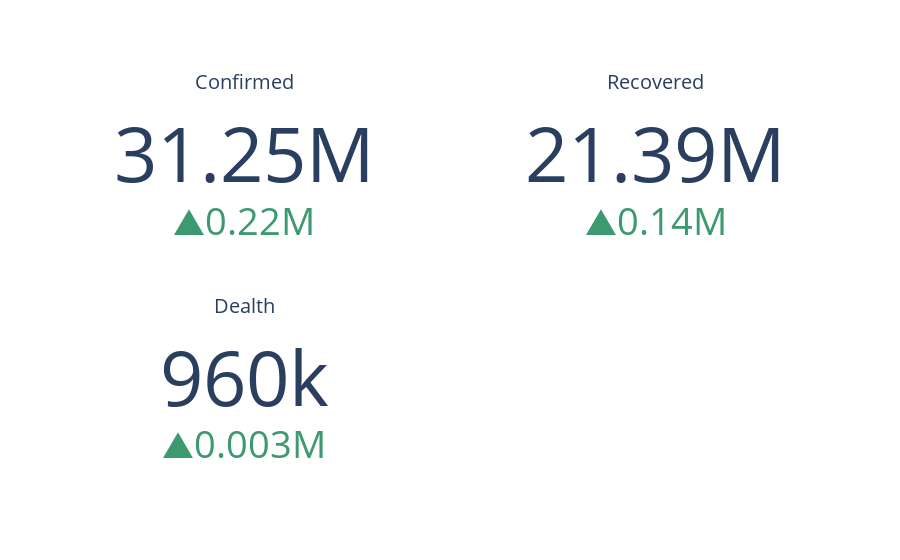

Here is the notebook cell this chart was saved with:
### Markdown cell above
Build a kpi

### Code cell
fig = go.Figure()
fig.add_trace(go.Indicator(
    mode = "number+delta",
    title = {'text': "Confirmed"},
    value = TotaldataConfirmed['Count'].sum(),
    delta = {'reference': TotaldataConfirmed_1dayMinus['Count'].sum()},
    domain = {'row': 0, 'column': 0}))

fig.add_trace(go.Indicator(
    mode = "number+delta",
    title = {'text': "Recovered"},
    value = TotaldataRecovered['Count'].sum(),
    delta = {'reference': TotaldataRecovered_1dayMinus['Count'].sum()},
    domain = {'row': 0, 'column': 1}))

fig.add_trace(go.Indicator(
    mode = "number+delta",
    title = {'text': "Dealth"},
    number = {'valueformat':'0.2s'},
    value = TotaldataDealth['Count'].sum(),
    delta = {'reference': TotaldataDealth_1dayMinus['Count'].sum()},
    domain = {'row': 1, 'column': 0}))

fig.update_layout(
    grid = {'rows': 2, 'columns': 2, 'pattern': "independent"},
    template = {'data' : {'indicator': [{
        'title': {'text': "Speed"},
        'mode' : "number+delta+gauge",
        'delta' : {'reference': 90}}]
                         }})

### Figure 1 — Plotly figure (JSON) as saved in the notebook; plotly's stock layout.template omitted (floating-point values rounded to 4 significant figures)
{"data": [{"delta": {"reference": 31021972}, "domain": {"column": 0, "row": 0}, "mode": "number+delta", "title": {"text": "Confirmed"}, "type": "indicator", "value": 31245797}, {"delta": {"reference": 21252815}, "domain": {"column": 1, "row": 0}, "mode": "number+delta", "title": {"text": "Recovered"}, "type": "indicator", "value": 21394593}, {"delta": {"reference": 960695}, "domain": {"column": 0, "row": 1}, "mode": "number+delta", "number": {"valueformat": "0.2s"}, "title": {"text": "Dealth"}, "type": "indicator", "value": 963693}], "layout": {"grid": {"columns": 2, "pattern": "independent", "rows": 2}}}
